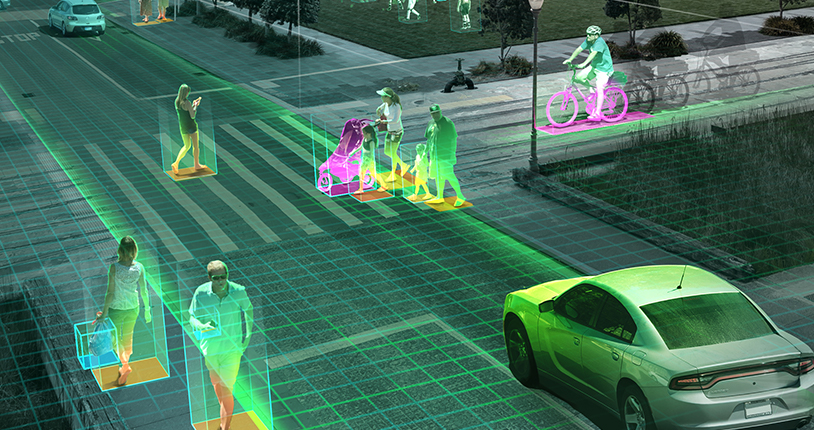
//> input picture tutorial/HOG/example.jpg, 814 x 430 px
$ ./creatingHogSobel example.jpg cuda   (built with g++ and OpenCV 4)
//> lines starting //> are read from the running program, lines starting //| are printed output that depends on the picture
#include<opencv2/opencv.hpp>
#include<opencv2/cudaobjdetect.hpp>

#include<iostream>
#include<string>
#include<stdio.h>
#include<chrono>

using namespace cv;
using namespace std;

void drawPeople(Mat image, vector<Rect> foundLocations) {
	for(Rect rect: foundLocations) {
		rectangle(image, Point(rect.x, rect.y), Point(rect.x+rect.width, rect.y+rect.height), Scalar(255,0,0));
	}

	imshow("Image", image);
	waitKey(1);
}

int main(int argc, char** argv) {
	Mat image = imread(argv[1]);
//> image is the input picture: 430 rows x 814 cols, CV_8UC3; mean B, G, R 92.1, 111.5, 67.9
	bool isUsingCuda = false;
	list<double> totalRunningTime;
	// image.convertTo(image, CV_32F);

	if (argc == 3) {
		if (strcmp(argv[2], "cuda") == 0) {
			isUsingCuda = true;
			cout << "===> Using CUDA" << endl;
		}
	}

	const char* gst =  "nvcamerasrc ! video/x-raw(memory:NVMM), width=(int)1280, height=(int)720,\
			format=(string)I420, framerate=(fraction)30/1 ! \
			nvvidconv flip-method=0 ! video/x-raw, format=(string)BGRx ! \
			videoconvert ! video/x-raw, format=(string)BGR ! \
			appsink";

	VideoCapture vidCap(gst);

	Mat gx, gy;

	// Calculate the gradient in x and y direction
	Sobel(image, gx, CV_32F, 1, 0, 1);
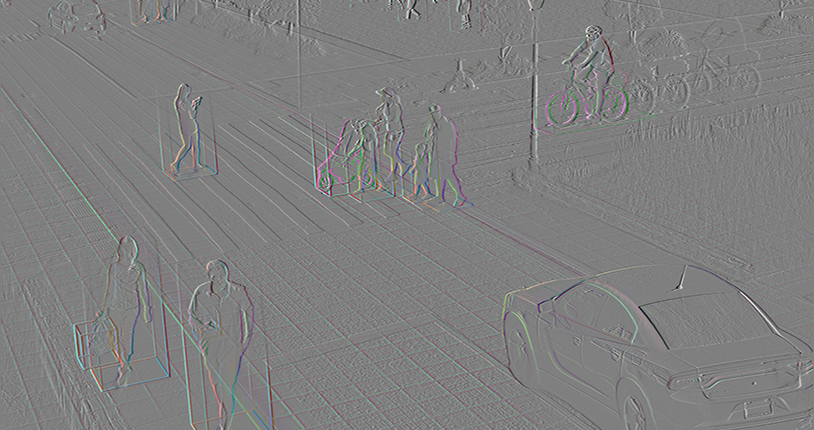
//> gx: 430 rows x 814 cols, CV_32FC3; mean B, G, R 0, 0, 0.1; drawn with min black and max white
	Sobel(image, gy, CV_32F, 0, 1, 1);
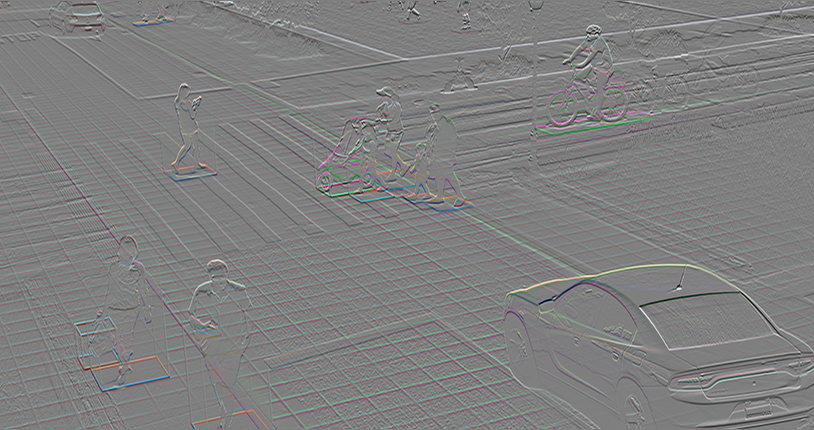
//> gy: 430 rows x 814 cols, CV_32FC3; mean B, G, R 0, 0, 0; drawn with min black and max white

	// Conver the gradient to mangitude and direction, which means its is from cartesian to polar coordinate
	Mat magnitude, direction;

	cartToPolar(gx, gy, magnitude, direction, true);
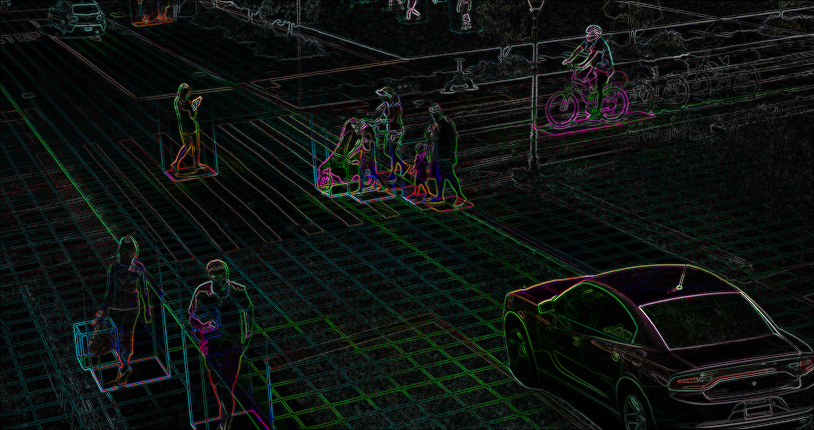
//> magnitude: 430 rows x 814 cols, CV_32FC3; mean B, G, R 24.6, 27.8, 21.2; drawn with min black and max white
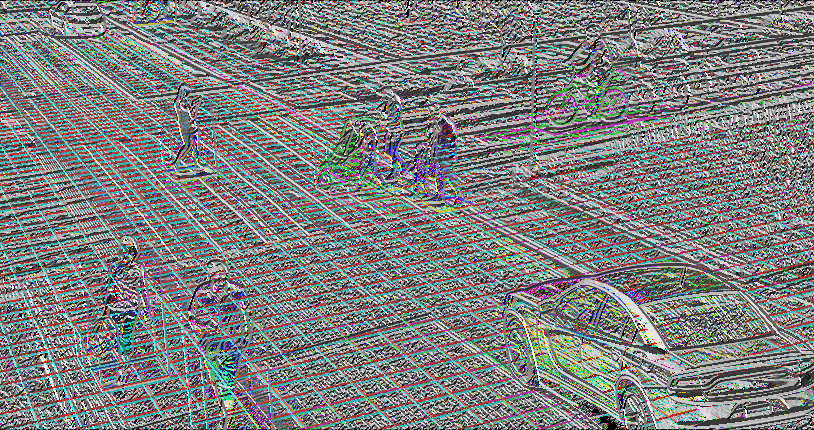
//> direction: 430 rows x 814 cols, CV_32FC3; mean B, G, R 179.4, 180.2, 178.5; drawn with min black and max white

	imshow("Magnitude", magnitude);
	imshow("GX", gx);
	imshow("GY", gy);
	waitKey(0);
	destroyAllWindows();

//> (the run ends here: the program needs code that is not available in this run, at `Ptr<cuda::HOG> cudaDetector;`)

$ run again, on tutorial/HOG/obama3.jpg
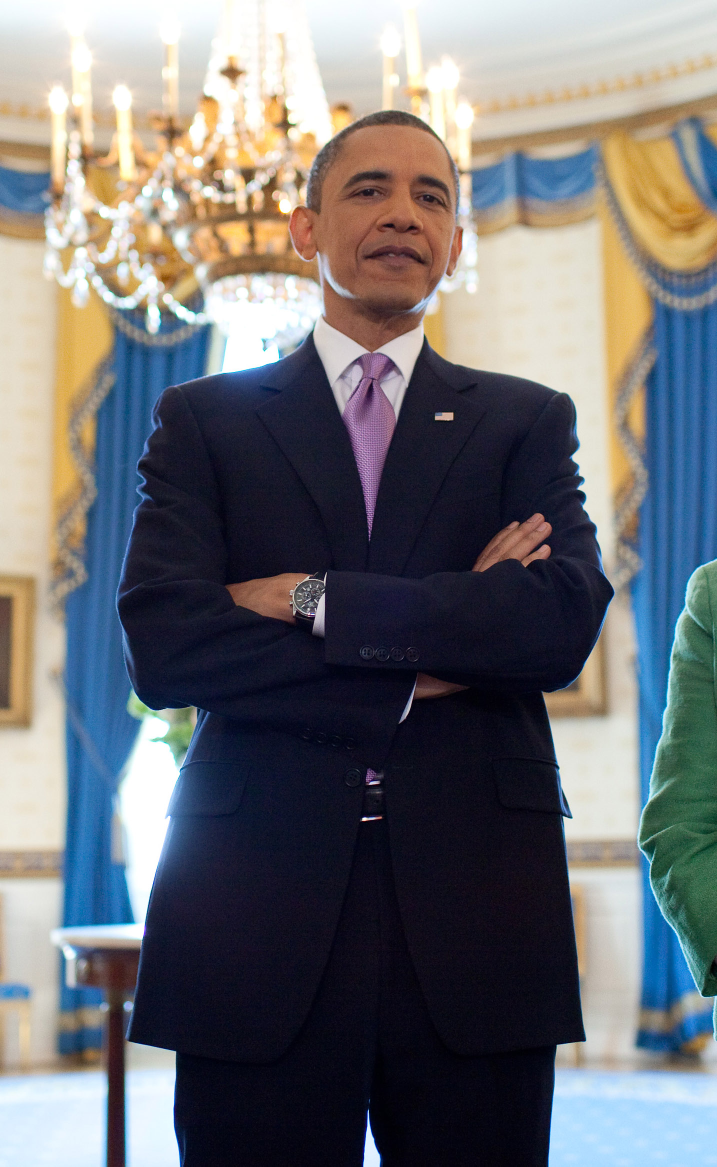
//> input picture tutorial/HOG/obama3.jpg, 1434 x 2333 px (shown at 1/2 size)
//> image is the input picture: 2333 rows x 1434 cols, CV_8UC3; mean B, G, R 115.8, 112.4, 111.5
//> `cartToPolar(gx, gy, magnitude, direction, true);`:
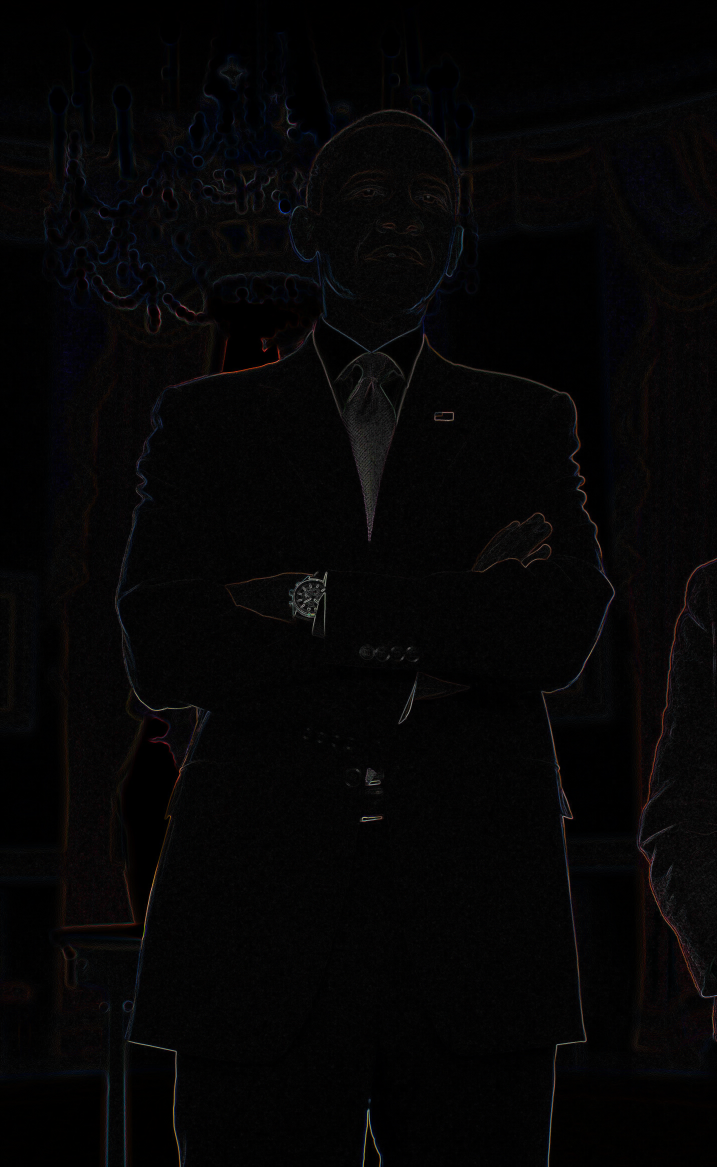
//> magnitude: 2333 rows x 1434 cols, CV_32FC3 (shown at 1/2 size); mean B, G, R 7.7, 7.1, 7.7; drawn with min black and max white
//> `cartToPolar(gx, gy, magnitude, direction, true);`:
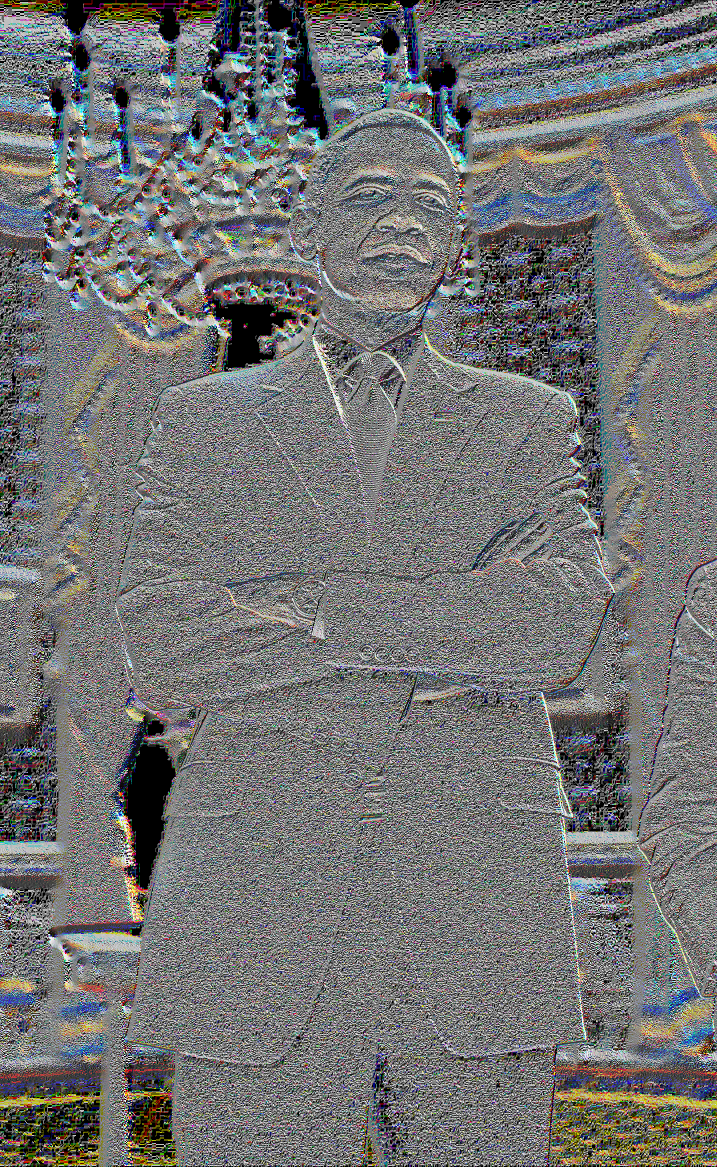
//> direction: 2333 rows x 1434 cols, CV_32FC3 (shown at 1/2 size); mean B, G, R 162.5, 162.4, 161.9; drawn with min black and max white

$ run again, on tutorial/HOG/obama4.jpg
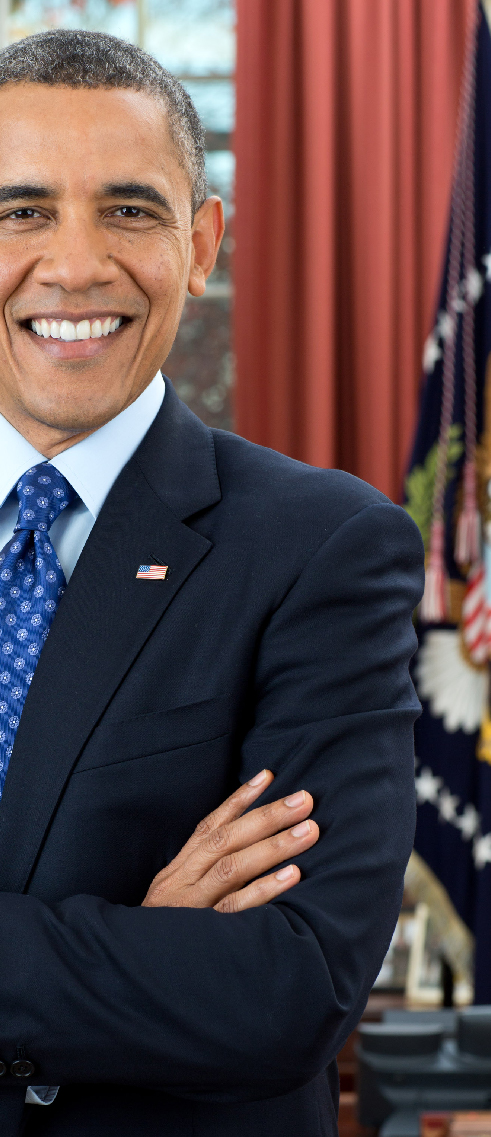
//> input picture tutorial/HOG/obama4.jpg, 491 x 1137 px
//> image is the input picture: 1137 rows x 491 cols, CV_8UC3; mean B, G, R 71.2, 69.3, 87.6
//> `cartToPolar(gx, gy, magnitude, direction, true);`:
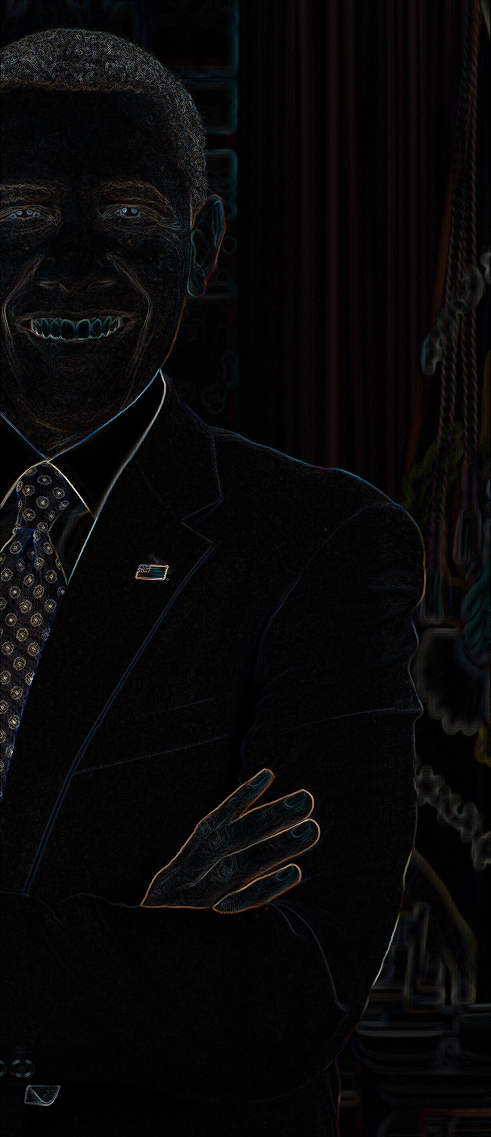
//> magnitude: 1137 rows x 491 cols, CV_32FC3; mean B, G, R 11, 10.8, 11.3; drawn with min black and max white
//> `cartToPolar(gx, gy, magnitude, direction, true);`:
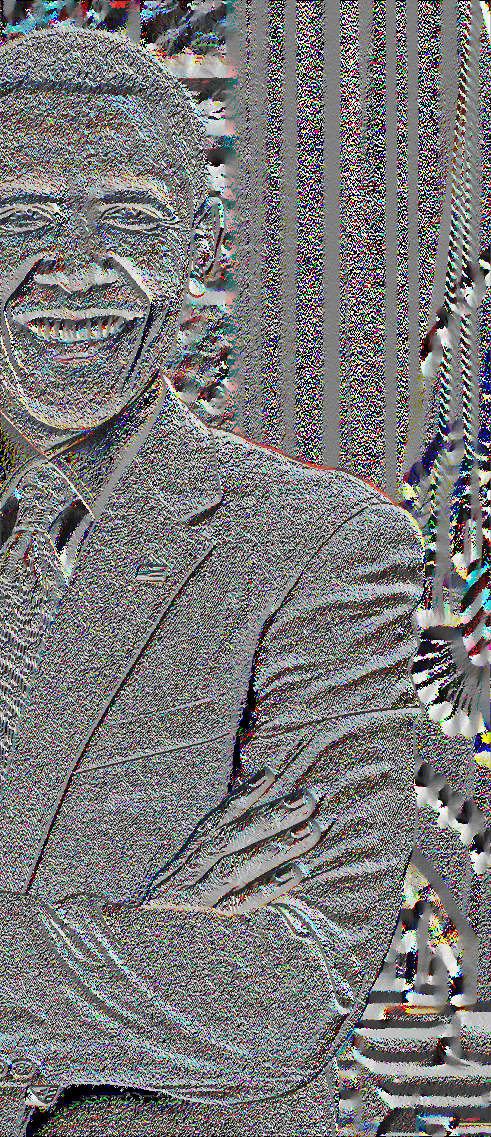
//> direction: 1137 rows x 491 cols, CV_32FC3; mean B, G, R 170.2, 169.3, 169.9; drawn with min black and max white
